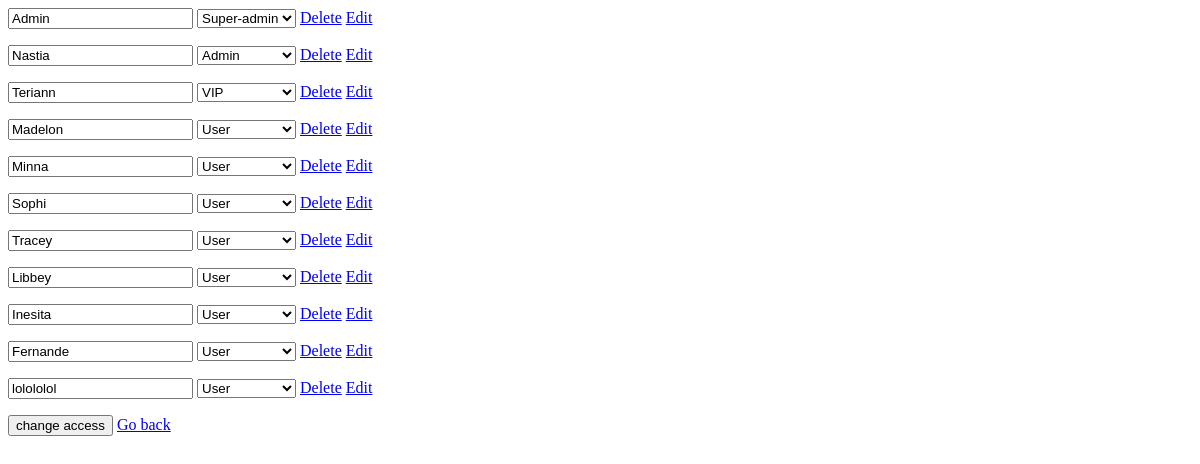
Page /admin/ (signed in) on the earlier database version.
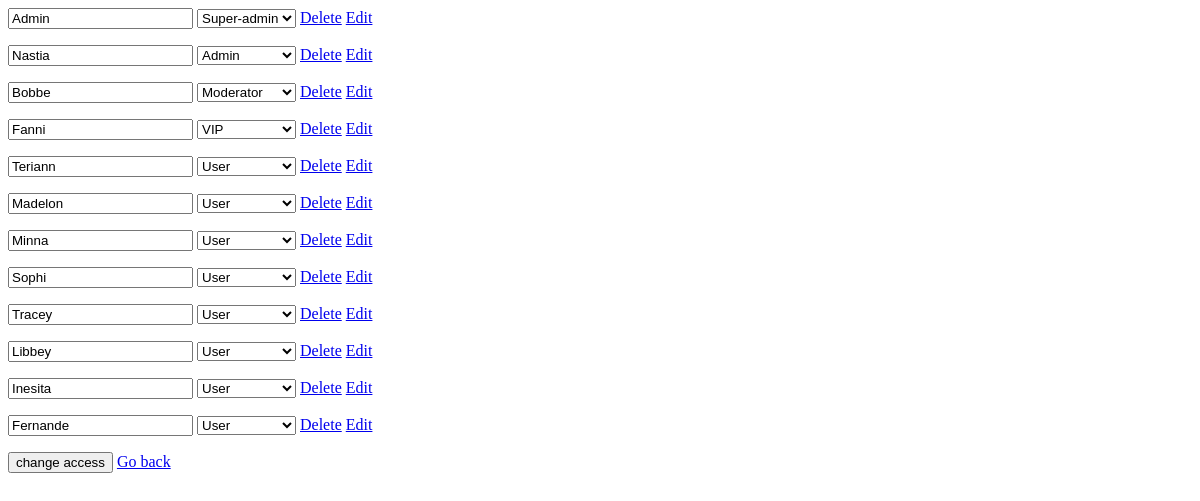
Same page on the later database version.
### models.py (models this page shows, shortened)
class Abstract:
    id = Column(Integer, primary_key=True)
    created_on = Column(Date, default=date.today())

class User(Abstract, Base):
    __tablename__ = 'users'
    username = Column(String(20), nullable=False, unique=True)
    email = Column(String(30), nullable=False, unique=True)
    password = Column(String(60), nullable=False)
    hash_password = Column(String(64))
    access = Column(String(60), default='User')
    access_id = Column(Integer, default=accesses_id['User'])
    tasks = relationship("Task", cascade="all, delete-orphan")

### app.py (the view, shortened to what this page needs)
@app.route('/admin/', methods=['GET', 'POST'])
def admin_panel():
    if 'account' in session:
        user_info = get_user_info(session['account'])
        if user_info["access_id"] >= 3:
            users_list = get_users_list()
            users_list = [(
                        users_list[i].username,
                        users_list[i].access,
                        users_list[i].access_id
                        ) for i in range(len(users_list))]
            return render_template('admin_panel.html', users_list=users_list,
                                                    username=session['account'],
                                                    user_access=user_info["access_id"])
        else:
            return render_template('404.html', username=user_info["name"])
    return render_template('404.html')

### models.py (called while the page is built)
def get_user_info(name):
    engine = create_engine('sqlite:///app.db', echo=True)
    session = Session(bind=engine)
    user = session.query(User).filter_by(username=name).first()
    if user != None:
        user_info = {
                    "id": user.id,
                    "name": user.username,
                    "email": user.email,
                    "password": user.password,
                    "access": user.access,
                    "access_id": user.access_id
                    }
        session.close()
        return user_info
    session.close()
    return None

def get_users_list():
    engine = create_engine('sqlite:///app.db', echo=True)
    session = Session(bind=engine)
    user_list = session.query(User).all()
    session.close()
    return user_list

### templates/admin_panel.html (shortened to what this page needs)
<form method="POST">
    <div>
        {% for name, access, access_id in users_list %}
            {% if user_access >= access_id %}
            <p id={{ loop.index|string }}>
                <input type="text" name='name' value={{ name }}>
                <select
                        name="access" required>
                    <option
                        {% if access == 'User' %}
                            selected
                        {% endif %}
                        value="User">User</option>
                    <option
                        {% if access == 'VIP' %}
                            selected
                        {% endif %}
                        value="VIP">VIP</option>
                    <option
                        {% if access == 'Moderator' %}
                            selected
                        {% endif %}
                        value="Moderator">Moderator</option>
                    <option
                        {% if access == 'Admin' %}
                            selected
                        {% endif %}
                        value="Admin">Admin</option>
                    {% if user_access == 4 %}
                    <option
                        {% if access == 'Super-admin' %}
                            selected
                        {% endif %}
                        value="Super-admin">Super-admin</option>
                    {% endif %}
                </select>
                {% if user_access == 4 %}
                <a href='#' onclick=remove_user(event)>Delete</a>
                <a href='/edit_user/{{ name }}'>Edit</a>
                {% endif %}
            </p>
            {% endif %}
        {% endfor %}
    </div>
    <input type="submit" value="change access">
    <a href={{ "/users/" + username }}>Go back</a>
</form>

Differences in the rows shown:
removed User: name "lolololol", access "User"
added User: name "Bobbe", access "Moderator"
added User: name "Fanni", access "VIP"
changed User "Teriann": access "VIP" → "User"
